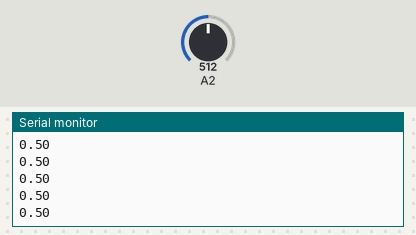
Simulated run of this sketch. Board: Arduino Zero (SAMD21). Parts: the last lines printed to the serial monitor. The inputs (shaded band) are chosen by the test bench; at power-on: A2 = 512.

Above: at 1.2 s.
1.3 s: A2 set to 716
At 1.31 s:
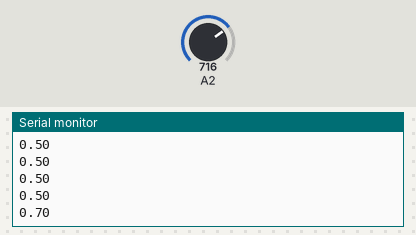
2.8 s: A2 set to 900
At 2.81 s:
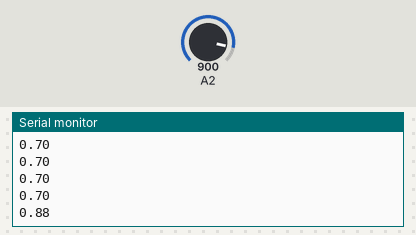
Timing chart, 0 to 5.8 s (numbered marks = the images above; inputs shaded):
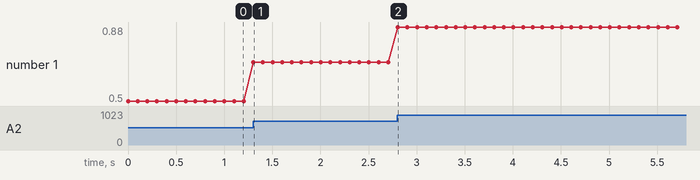

Measured:
- after the input at 1.3 s, the serial monitor: prints a new line at once (image 1)
- after the input at 2.8 s, the serial monitor: prints a new line at once (image 2)
- plotted number 1: 0.5 → 0.7 after the input at 1.3 s, 0.7 → 0.88 after the input at 2.8 s

The sketch:

pi_a.ino
```cpp
int potPin = 2;
int potVal;
float convertedVal;

void setup() {
    SerialUSB.begin(115200);
    SerialUSB.setTimeout(1);
}

void loop() {
    potVal = analogRead(potPin); //reads the analogue voltage from the pot via ADC and stores it in the variable
    convertedVal = float(potVal) / 1024;
    SerialUSB.println(convertedVal);

    delay(100);
}
```
